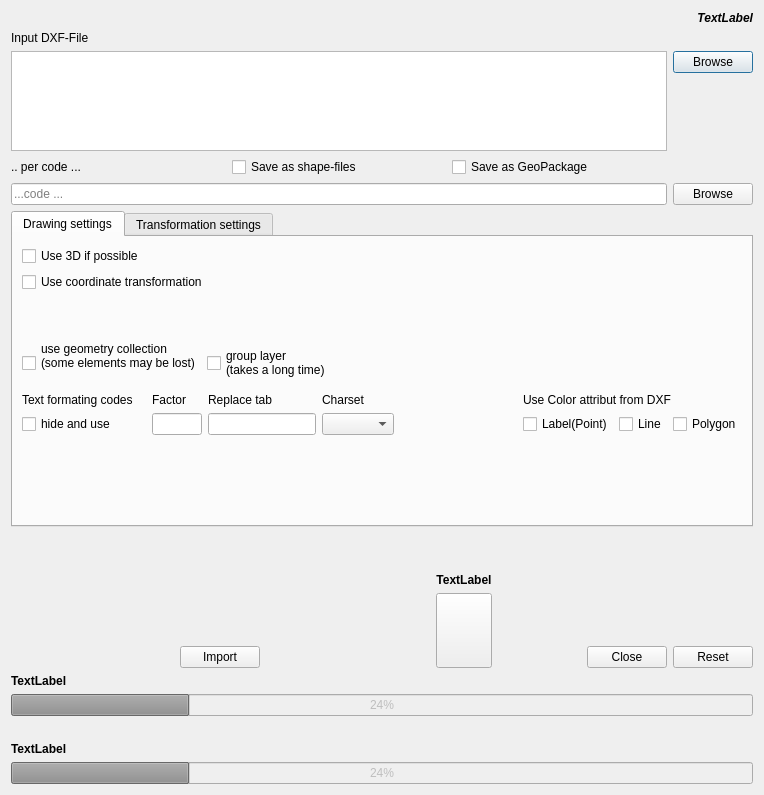
<?xml version="1.0" encoding="UTF-8"?>
<ui version="4.0">
 <class>clsADXF2ShapeDialogBase</class>
 <widget class="QDialog" name="clsADXF2ShapeDialogBase">
  <property name="geometry">
   <rect>
    <x>0</x>
    <y>0</y>
    <width>764</width>
    <height>795</height>
   </rect>
  </property>
  <property name="sizePolicy">
   <sizepolicy hsizetype="Preferred" vsizetype="Preferred">
    <horstretch>0</horstretch>
    <verstretch>0</verstretch>
   </sizepolicy>
  </property>
  <property name="windowTitle">
   <string>EZUSoft: Another DXF Import / DXF2Shape Converter</string>
  </property>
  <layout class="QVBoxLayout" name="verticalLayout_7">
   <item>
    <widget class="QLabel" name="lbGDAL">
     <property name="font">
      <font>
       <weight>75</weight>
       <italic>true</italic>
       <bold>true</bold>
      </font>
     </property>
     <property name="text">
      <string>TextLabel</string>
     </property>
     <property name="alignment">
      <set>Qt::AlignRight|Qt::AlignTrailing|Qt::AlignVCenter</set>
     </property>
    </widget>
   </item>
   <item>
    <layout class="QGridLayout" name="gridLayout">
     <item row="1" column="0">
      <widget class="QListWidget" name="listDXFDatNam">
       <property name="enabled">
        <bool>true</bool>
       </property>
       <property name="sizePolicy">
        <sizepolicy hsizetype="Expanding" vsizetype="Expanding">
         <horstretch>0</horstretch>
         <verstretch>0</verstretch>
        </sizepolicy>
       </property>
       <property name="horizontalScrollBarPolicy">
        <enum>Qt::ScrollBarAlwaysOff</enum>
       </property>
       <property name="dragDropMode">
        <enum>QAbstractItemView::DropOnly</enum>
       </property>
      </widget>
     </item>
     <item row="1" column="1" alignment="Qt::AlignTop">
      <widget class="QPushButton" name="browseDXFDatei">
       <property name="sizePolicy">
        <sizepolicy hsizetype="Fixed" vsizetype="Fixed">
         <horstretch>0</horstretch>
         <verstretch>0</verstretch>
        </sizepolicy>
       </property>
       <property name="locale">
        <locale language="English" country="UnitedKingdom"/>
       </property>
       <property name="text">
        <string>Browse</string>
       </property>
      </widget>
     </item>
     <item row="0" column="0">
      <widget class="QLabel" name="lbDXF">
       <property name="sizePolicy">
        <sizepolicy hsizetype="Preferred" vsizetype="Preferred">
         <horstretch>0</horstretch>
         <verstretch>0</verstretch>
        </sizepolicy>
       </property>
       <property name="text">
        <string>Input DXF-File</string>
       </property>
      </widget>
     </item>
    </layout>
   </item>
   <item>
    <layout class="QGridLayout" name="gridLayout_2">
     <item row="0" column="0">
      <widget class="QLabel" name="lbOutput">
       <property name="text">
        <string>.. per code ...</string>
       </property>
      </widget>
     </item>
     <item row="0" column="1">
      <widget class="QCheckBox" name="chkSHP">
       <property name="text">
        <string>Save as shape-files</string>
       </property>
      </widget>
     </item>
     <item row="1" column="0" colspan="3">
      <widget class="QLineEdit" name="txtZielPfad">
       <property name="sizePolicy">
        <sizepolicy hsizetype="Expanding" vsizetype="Fixed">
         <horstretch>2</horstretch>
         <verstretch>0</verstretch>
        </sizepolicy>
       </property>
       <property name="locale">
        <locale language="English" country="UnitedKingdom"/>
       </property>
       <property name="placeholderText">
        <string>...code ...</string>
       </property>
      </widget>
     </item>
     <item row="1" column="3">
      <widget class="QPushButton" name="browseZielPfadOrDatei">
       <property name="sizePolicy">
        <sizepolicy hsizetype="Fixed" vsizetype="Fixed">
         <horstretch>0</horstretch>
         <verstretch>0</verstretch>
        </sizepolicy>
       </property>
       <property name="locale">
        <locale language="English" country="UnitedKingdom"/>
       </property>
       <property name="text">
        <string>Browse</string>
       </property>
      </widget>
     </item>
     <item row="0" column="2">
      <widget class="QCheckBox" name="chkGPKG">
       <property name="text">
        <string>Save as GeoPackage</string>
       </property>
      </widget>
     </item>
    </layout>
   </item>
   <item>
    <widget class="QTabWidget" name="tabSetting">
     <property name="sizePolicy">
      <sizepolicy hsizetype="Expanding" vsizetype="Minimum">
       <horstretch>0</horstretch>
       <verstretch>0</verstretch>
      </sizepolicy>
     </property>
     <property name="minimumSize">
      <size>
       <width>641</width>
       <height>0</height>
      </size>
     </property>
     <property name="currentIndex">
      <number>0</number>
     </property>
     <widget class="QWidget" name="tabDesign">
      <attribute name="title">
       <string>Drawing settings</string>
      </attribute>
      <layout class="QVBoxLayout" name="verticalLayout_6">
       <item>
        <widget class="QCheckBox" name="chk3D">
         <property name="text">
          <string>Use 3D if possible</string>
         </property>
        </widget>
       </item>
       <item>
        <widget class="QCheckBox" name="chkTransform">
         <property name="text">
          <string>Use coordinate transformation</string>
         </property>
        </widget>
       </item>
       <item>
        <spacer name="verticalSpacer_3">
         <property name="orientation">
          <enum>Qt::Vertical</enum>
         </property>
         <property name="sizeHint" stdset="0">
          <size>
           <width>20</width>
           <height>40</height>
          </size>
         </property>
        </spacer>
       </item>
       <item>
        <layout class="QGridLayout" name="gridLayout_3" rowstretch="0,0">
         <item row="1" column="2">
          <layout class="QVBoxLayout" name="verticalLayout_5">
           <item>
            <spacer name="horizontalSpacer_2">
             <property name="orientation">
              <enum>Qt::Horizontal</enum>
             </property>
             <property name="sizeHint" stdset="0">
              <size>
               <width>40</width>
               <height>20</height>
              </size>
             </property>
            </spacer>
           </item>
          </layout>
         </item>
         <item row="1" column="1">
          <widget class="QCheckBox" name="chkLay">
           <property name="sizePolicy">
            <sizepolicy hsizetype="Fixed" vsizetype="Fixed">
             <horstretch>0</horstretch>
             <verstretch>0</verstretch>
            </sizepolicy>
           </property>
           <property name="text">
            <string>group layer
(takes a long time)</string>
           </property>
          </widget>
         </item>
         <item row="1" column="0" alignment="Qt::AlignTop">
          <widget class="QCheckBox" name="chkCol">
           <property name="sizePolicy">
            <sizepolicy hsizetype="Fixed" vsizetype="Fixed">
             <horstretch>0</horstretch>
             <verstretch>0</verstretch>
            </sizepolicy>
           </property>
           <property name="toolTip">
            <string>&lt;html&gt;&lt;head/&gt;&lt;body&gt;&lt;p&gt;If this option is enabled, merging blocks will convert into a geometry collection.&lt;/p&gt;&lt;p&gt;If there is a symbol of the polygon &lt;span style=&quot; font-weight:600;&quot;&gt;and&lt;/span&gt; line can not be generated by this symbol, because ESRI shapefiles can only store one kind of geometry per layer.&lt;/p&gt;&lt;p&gt;&lt;br/&gt;&lt;/p&gt;&lt;/body&gt;&lt;/html&gt;</string>
           </property>
           <property name="locale">
            <locale language="English" country="UnitedStates"/>
           </property>
           <property name="text">
            <string>use geometry collection 
(some elements may be lost)
</string>
           </property>
          </widget>
         </item>
        </layout>
       </item>
       <item>
        <layout class="QGridLayout" name="gridLayout_6">
         <item row="0" column="0">
          <widget class="QLabel" name="lbFormat">
           <property name="sizePolicy">
            <sizepolicy hsizetype="Expanding" vsizetype="Preferred">
             <horstretch>0</horstretch>
             <verstretch>0</verstretch>
            </sizepolicy>
           </property>
           <property name="text">
            <string>Text formating codes</string>
           </property>
          </widget>
         </item>
         <item row="1" column="3">
          <widget class="QComboBox" name="cbCharSet"/>
         </item>
         <item row="1" column="0">
          <widget class="QCheckBox" name="chkUseTextFormat">
           <property name="sizePolicy">
            <sizepolicy hsizetype="Expanding" vsizetype="Preferred">
             <horstretch>0</horstretch>
             <verstretch>0</verstretch>
            </sizepolicy>
           </property>
           <property name="text">
            <string>hide and use </string>
           </property>
          </widget>
         </item>
         <item row="0" column="6" colspan="3">
          <widget class="QLabel" name="lbColor">
           <property name="sizePolicy">
            <sizepolicy hsizetype="Preferred" vsizetype="Preferred">
             <horstretch>0</horstretch>
             <verstretch>0</verstretch>
            </sizepolicy>
           </property>
           <property name="text">
            <string>Use Color attribut from DXF</string>
           </property>
          </widget>
         </item>
         <item row="1" column="4">
          <spacer name="horizontalSpacer_3">
           <property name="orientation">
            <enum>Qt::Horizontal</enum>
           </property>
           <property name="sizeHint" stdset="0">
            <size>
             <width>40</width>
             <height>20</height>
            </size>
           </property>
          </spacer>
         </item>
         <item row="0" column="3">
          <widget class="QLabel" name="lblCharSet">
           <property name="text">
            <string>Charset</string>
           </property>
           <property name="alignment">
            <set>Qt::AlignLeading|Qt::AlignLeft|Qt::AlignVCenter</set>
           </property>
          </widget>
         </item>
         <item row="1" column="8">
          <widget class="QCheckBox" name="chkUseColor4Poly">
           <property name="text">
            <string>Polygon</string>
           </property>
          </widget>
         </item>
         <item row="1" column="1">
          <widget class="QLineEdit" name="txtFaktor">
           <property name="sizePolicy">
            <sizepolicy hsizetype="Minimum" vsizetype="Fixed">
             <horstretch>0</horstretch>
             <verstretch>0</verstretch>
            </sizepolicy>
           </property>
           <property name="maximumSize">
            <size>
             <width>50</width>
             <height>16777215</height>
            </size>
           </property>
          </widget>
         </item>
         <item row="1" column="7">
          <widget class="QCheckBox" name="chkUseColor4Line">
           <property name="text">
            <string>Line</string>
           </property>
          </widget>
         </item>
         <item row="1" column="6">
          <widget class="QCheckBox" name="chkUseColor4Point">
           <property name="text">
            <string>Label(Point)</string>
           </property>
          </widget>
         </item>
         <item row="0" column="1">
          <widget class="QLabel" name="lbFaktor">
           <property name="sizePolicy">
            <sizepolicy hsizetype="Minimum" vsizetype="Fixed">
             <horstretch>0</horstretch>
             <verstretch>0</verstretch>
            </sizepolicy>
           </property>
           <property name="maximumSize">
            <size>
             <width>50</width>
             <height>16777215</height>
            </size>
           </property>
           <property name="text">
            <string>Factor</string>
           </property>
          </widget>
         </item>
         <item row="0" column="2">
          <widget class="QLabel" name="lblErsatz4Tab">
           <property name="sizePolicy">
            <sizepolicy hsizetype="Minimum" vsizetype="Fixed">
             <horstretch>0</horstretch>
             <verstretch>0</verstretch>
            </sizepolicy>
           </property>
           <property name="text">
            <string>Replace tab</string>
           </property>
          </widget>
         </item>
         <item row="1" column="2">
          <widget class="QLineEdit" name="txtErsatz4Tab">
           <property name="sizePolicy">
            <sizepolicy hsizetype="Minimum" vsizetype="Fixed">
             <horstretch>0</horstretch>
             <verstretch>0</verstretch>
            </sizepolicy>
           </property>
          </widget>
         </item>
        </layout>
       </item>
       <item>
        <spacer name="verticalSpacer_4">
         <property name="orientation">
          <enum>Qt::Vertical</enum>
         </property>
         <property name="sizeHint" stdset="0">
          <size>
           <width>20</width>
           <height>40</height>
          </size>
         </property>
        </spacer>
       </item>
       <item>
        <spacer name="verticalSpacer">
         <property name="orientation">
          <enum>Qt::Vertical</enum>
         </property>
         <property name="sizeHint" stdset="0">
          <size>
           <width>20</width>
           <height>40</height>
          </size>
         </property>
        </spacer>
       </item>
      </layout>
      <zorder>chkTransform</zorder>
      <zorder>verticalSpacer_3</zorder>
      <zorder>verticalSpacer_4</zorder>
      <zorder>chk3D</zorder>
      <zorder>verticalSpacer</zorder>
     </widget>
     <widget class="QWidget" name="tabTransform">
      <attribute name="title">
       <string>Transformation settings</string>
      </attribute>
      <layout class="QVBoxLayout" name="verticalLayout_4">
       <item>
        <layout class="QGridLayout" name="gridLayout_11">
         <item row="0" column="0">
          <layout class="QHBoxLayout" name="horizontalLayout">
           <item>
            <widget class="QGroupBox" name="grpTType">
             <property name="sizePolicy">
              <sizepolicy hsizetype="Minimum" vsizetype="Preferred">
               <horstretch>0</horstretch>
               <verstretch>0</verstretch>
              </sizepolicy>
             </property>
             <property name="title">
              <string>Type of input</string>
             </property>
             <layout class="QVBoxLayout" name="verticalLayout_2">
              <item>
               <widget class="QRadioButton" name="optTParam">
                <property name="text">
                 <string>Parameterset</string>
                </property>
                <property name="checked">
                 <bool>true</bool>
                </property>
               </widget>
              </item>
              <item>
               <widget class="QRadioButton" name="optTWld">
                <property name="text">
                 <string>Worldfile(*.wld)</string>
                </property>
               </widget>
              </item>
              <item>
               <widget class="QRadioButton" name="optTPoint">
                <property name="text">
                 <string>Indentical Points</string>
                </property>
               </widget>
              </item>
              <item>
               <widget class="QComboBox" name="cbTArt"/>
              </item>
              <item>
               <widget class="QLabel" name="lbT4Wld">
                <property name="text">
                 <string/>
                </property>
               </widget>
              </item>
             </layout>
            </widget>
           </item>
           <item>
            <widget class="QGroupBox" name="grpTParam">
             <property name="sizePolicy">
              <sizepolicy hsizetype="Minimum" vsizetype="Fixed">
               <horstretch>0</horstretch>
               <verstretch>0</verstretch>
              </sizepolicy>
             </property>
             <property name="title">
              <string>Parameter</string>
             </property>
             <layout class="QVBoxLayout" name="verticalLayout_8">
              <item>
               <layout class="QGridLayout" name="gridLayout_5">
                <item row="0" column="0">
                 <widget class="QLabel" name="lbTXOff">
                  <property name="text">
                   <string>X Offset</string>
                  </property>
                 </widget>
                </item>
                <item row="0" column="1">
                 <widget class="QLineEdit" name="leTXOff">
                  <property name="sizePolicy">
                   <sizepolicy hsizetype="Fixed" vsizetype="Fixed">
                    <horstretch>0</horstretch>
                    <verstretch>0</verstretch>
                   </sizepolicy>
                  </property>
                 </widget>
                </item>
                <item row="1" column="0">
                 <widget class="QLabel" name="lbTYOff">
                  <property name="text">
                   <string>Y Offset</string>
                  </property>
                 </widget>
                </item>
                <item row="1" column="1">
                 <widget class="QLineEdit" name="leTYOff">
                  <property name="sizePolicy">
                   <sizepolicy hsizetype="Fixed" vsizetype="Fixed">
                    <horstretch>0</horstretch>
                    <verstretch>0</verstretch>
                   </sizepolicy>
                  </property>
                 </widget>
                </item>
                <item row="2" column="0">
                 <widget class="QLabel" name="lbTScale">
                  <property name="text">
                   <string>Scale 1: </string>
                  </property>
                 </widget>
                </item>
                <item row="2" column="1">
                 <widget class="QLineEdit" name="leTScale">
                  <property name="sizePolicy">
                   <sizepolicy hsizetype="Fixed" vsizetype="Fixed">
                    <horstretch>0</horstretch>
                    <verstretch>0</verstretch>
                   </sizepolicy>
                  </property>
                 </widget>
                </item>
               </layout>
              </item>
             </layout>
            </widget>
           </item>
          </layout>
         </item>
         <item row="0" column="1">
          <layout class="QVBoxLayout" name="verticalLayout_points">
            <item>
              <widget class="QTableWidget" name="tabTPoints">
                <property name="sizePolicy">
                  <sizepolicy hsizetype="Expanding" vsizetype="Expanding">
                  <horstretch>0</horstretch>
                  <verstretch>0</verstretch>
                  </sizepolicy>
                </property>
                <property name="rowCount">
                  <number>4</number>
                </property>
                <property name="columnCount">
                  <number>4</number>
                </property>
                <row/>
                <row/>
                <row/>
                <row/>
                <column>
                  <property name="text">
                  <string>ungeoref X</string>
                  </property>
                </column>
                <column>
                  <property name="text">
                  <string>ungeoref Y</string>
                  </property>
                </column>
                <column>
                  <property name="text">
                  <string>georef X</string>
                  </property>
                </column>
                <column>
                  <property name="text">
                  <string>georef Y</string>
                  </property>
                </column>
              </widget>
            </item>
            <item>
              <widget class="QPushButton" name="btnPastePoints">
                <property name="text">
                  <string>Paste point pairs from clipboard</string>
                </property>
              </widget>
            </item>
          </layout>
         </item>
        </layout>
       </item>
      </layout>
     </widget>
    </widget>
   </item>
   <item>
    <layout class="QGridLayout" name="gridLayout_7">
     <item row="0" column="1">
      <spacer name="horizontalSpacer">
       <property name="orientation">
        <enum>Qt::Horizontal</enum>
       </property>
       <property name="sizeHint" stdset="0">
        <size>
         <width>40</width>
         <height>20</height>
        </size>
       </property>
      </spacer>
     </item>
    </layout>
   </item>
   <item>
    <layout class="QVBoxLayout" name="verticalLayout_9">
     <item>
      <spacer name="verticalSpacer_2">
       <property name="orientation">
        <enum>Qt::Vertical</enum>
       </property>
       <property name="sizeType">
        <enum>QSizePolicy::Fixed</enum>
       </property>
       <property name="sizeHint" stdset="0">
        <size>
         <width>20</width>
         <height>20</height>
        </size>
       </property>
      </spacer>
     </item>
    </layout>
   </item>
   <item>
    <layout class="QGridLayout" name="gridLayout_8">
     <item row="3" column="4" alignment="Qt::AlignBottom">
      <widget class="QDialogButtonBox" name="button_box">
       <property name="orientation">
        <enum>Qt::Horizontal</enum>
       </property>
       <property name="standardButtons">
        <set>QDialogButtonBox::Close</set>
       </property>
      </widget>
     </item>
     <item row="3" column="1">
      <widget class="QPushButton" name="btnStart">
       <property name="text">
        <string>Import</string>
       </property>
      </widget>
     </item>
     <item row="3" column="0">
      <spacer name="horizontalSpacer_5">
       <property name="orientation">
        <enum>Qt::Horizontal</enum>
       </property>
       <property name="sizeHint" stdset="0">
        <size>
         <width>0</width>
         <height>0</height>
        </size>
       </property>
      </spacer>
     </item>
     <item row="3" column="5">
      <widget class="QPushButton" name="btnReset">
       <property name="text">
        <string>Reset</string>
       </property>
      </widget>
     </item>
     <item row="2" column="3" rowspan="2">
      <widget class="QPushButton" name="btnDonate">
       <property name="minimumSize">
        <size>
         <width>0</width>
         <height>75</height>
        </size>
       </property>
       <property name="toolTip">
        <string>Donation for our passion project</string>
       </property>
       <property name="statusTip">
        <string>Donation for our passion project</string>
       </property>
       <property name="text">
        <string/>
       </property>
       <property name="icon">
        <iconset>
         <normaloff>donate.png</normaloff>donate.png</iconset>
       </property>
       <property name="iconSize">
        <size>
         <width>70</width>
         <height>70</height>
        </size>
       </property>
      </widget>
     </item>
     <item row="3" column="2">
      <spacer name="horizontalSpacer_9">
       <property name="orientation">
        <enum>Qt::Horizontal</enum>
       </property>
       <property name="sizeHint" stdset="0">
        <size>
         <width>40</width>
         <height>20</height>
        </size>
       </property>
      </spacer>
     </item>
     <item row="2" column="4">
      <spacer name="horizontalSpacer_6">
       <property name="orientation">
        <enum>Qt::Horizontal</enum>
       </property>
       <property name="sizeHint" stdset="0">
        <size>
         <width>0</width>
         <height>0</height>
        </size>
       </property>
      </spacer>
     </item>
     <item row="1" column="3">
      <widget class="QLabel" name="lbDonate">
       <property name="font">
        <font>
         <weight>75</weight>
         <bold>true</bold>
        </font>
       </property>
       <property name="text">
        <string>TextLabel</string>
       </property>
       <property name="alignment">
        <set>Qt::AlignCenter</set>
       </property>
      </widget>
     </item>
    </layout>
   </item>
   <item>
    <layout class="QGridLayout" name="gridLayout_4"/>
   </item>
   <item>
    <layout class="QVBoxLayout" name="verticalLayout_3">
     <item>
      <widget class="QLabel" name="lbDatAktion">
       <property name="font">
        <font>
         <weight>75</weight>
         <bold>true</bold>
        </font>
       </property>
       <property name="text">
        <string>TextLabel</string>
       </property>
      </widget>
     </item>
     <item>
      <widget class="QProgressBar" name="pgDatBar">
       <property name="enabled">
        <bool>false</bool>
       </property>
       <property name="value">
        <number>24</number>
       </property>
       <property name="textVisible">
        <bool>true</bool>
       </property>
      </widget>
     </item>
    </layout>
   </item>
   <item>
    <layout class="QGridLayout" name="gridLayout_10">
     <item row="0" column="0">
      <spacer name="horizontalSpacer_7">
       <property name="orientation">
        <enum>Qt::Horizontal</enum>
       </property>
       <property name="sizeHint" stdset="0">
        <size>
         <width>40</width>
         <height>0</height>
        </size>
       </property>
      </spacer>
     </item>
     <item row="0" column="2">
      <spacer name="horizontalSpacer_8">
       <property name="orientation">
        <enum>Qt::Horizontal</enum>
       </property>
       <property name="sizeHint" stdset="0">
        <size>
         <width>40</width>
         <height>0</height>
        </size>
       </property>
      </spacer>
     </item>
     <item row="0" column="1" alignment="Qt::AlignHCenter|Qt::AlignVCenter">
      <widget class="QLabel" name="lbIcon">
       <property name="enabled">
        <bool>true</bool>
       </property>
       <property name="sizePolicy">
        <sizepolicy hsizetype="Fixed" vsizetype="Fixed">
         <horstretch>0</horstretch>
         <verstretch>0</verstretch>
        </sizepolicy>
       </property>
       <property name="maximumSize">
        <size>
         <width>80</width>
         <height>80</height>
        </size>
       </property>
       <property name="text">
        <string/>
       </property>
       <property name="pixmap">
        <pixmap>AnotherDXF2Shape:icon.png</pixmap>
       </property>
       <property name="scaledContents">
        <bool>true</bool>
       </property>
       <property name="alignment">
        <set>Qt::AlignRight|Qt::AlignTop|Qt::AlignTrailing</set>
       </property>
      </widget>
     </item>
    </layout>
   </item>
   <item>
    <layout class="QVBoxLayout" name="verticalLayout">
     <item>
      <widget class="QLabel" name="lbAktion">
       <property name="font">
        <font>
         <weight>75</weight>
         <bold>true</bold>
        </font>
       </property>
       <property name="text">
        <string>TextLabel</string>
       </property>
      </widget>
     </item>
     <item>
      <widget class="QProgressBar" name="pgBar">
       <property name="enabled">
        <bool>false</bool>
       </property>
       <property name="value">
        <number>24</number>
       </property>
       <property name="textVisible">
        <bool>true</bool>
       </property>
      </widget>
     </item>
    </layout>
   </item>
  </layout>
 </widget>
 <resources/>
 <connections>
  <connection>
   <sender>button_box</sender>
   <signal>accepted()</signal>
   <receiver>clsADXF2ShapeDialogBase</receiver>
   <slot>accept()</slot>
   <hints>
    <hint type="sourcelabel">
     <x>20</x>
     <y>20</y>
    </hint>
    <hint type="destinationlabel">
     <x>20</x>
     <y>20</y>
    </hint>
   </hints>
  </connection>
  <connection>
   <sender>button_box</sender>
   <signal>rejected()</signal>
   <receiver>clsADXF2ShapeDialogBase</receiver>
   <slot>reject()</slot>
   <hints>
    <hint type="sourcelabel">
     <x>20</x>
     <y>20</y>
    </hint>
    <hint type="destinationlabel">
     <x>20</x>
     <y>20</y>
    </hint>
   </hints>
  </connection>
 </connections>
</ui>
